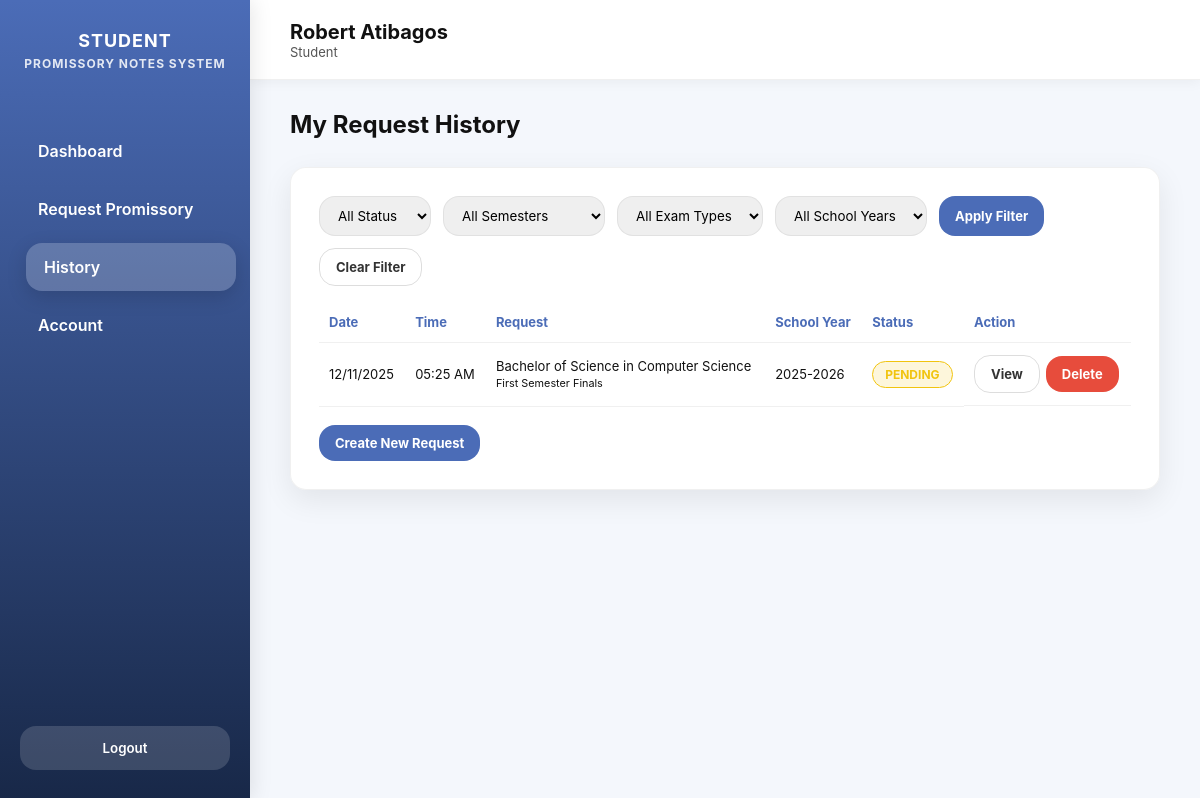
The app's page /student/history (signed in), older data.
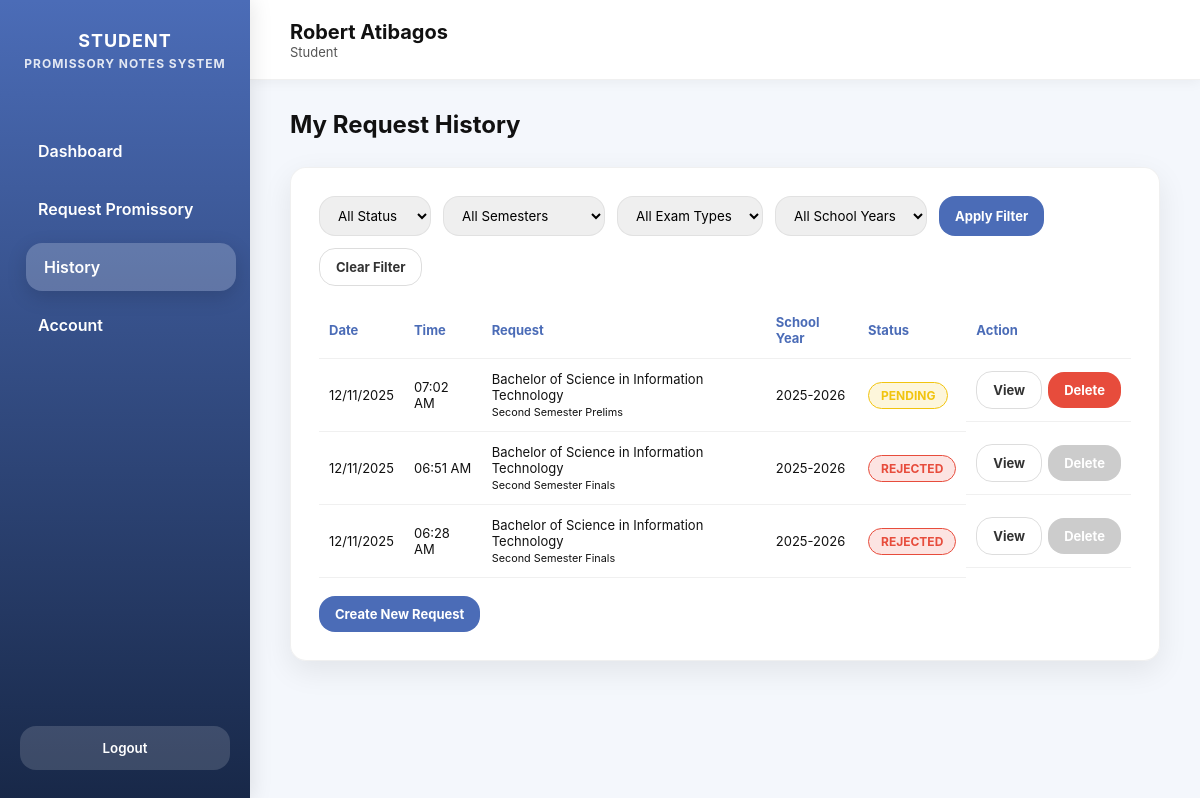
The same page, newer data.
### models.py (models this page shows, shortened)
class PromissoryRequest(db.Model):
    id = db.Column(db.Integer, primary_key=True)
    student_id = db.Column(db.Integer, db.ForeignKey(
        'account.id'), nullable=False)
    student = db.relationship("Account", backref="promissory_requests")
    year_level = db.Column(db.String(20), nullable=False)
    course = db.Column(db.String(100), nullable=False)
    email = db.Column(db.String(100), nullable=False)
    reason_text = db.Column(db.Text)
    reason_doc = db.Column(db.String(255))
    valid_id = db.Column(db.String(255))
    semester_type = db.Column(db.String(50))
    semester = db.Column(db.String(50))
    school_year = db.Column(db.String(20))
    status = db.Column(db.String(20), default="Pending")
    comments = db.Column(db.Text)
    requested_at = db.Column(db.DateTime, default=datetime.utcnow)

### student_routes.py (the view)
@student_bp.route("/history")
@require_role("Student")
def history():
    student = Account.query.get(session["user_id"])
    query = PromissoryRequest.query.filter_by(student_id=student.id)
    for key in ["status", "semester", "semester_type", "school_year"]:
        value = request.args.get(key, "").strip()
        if value:
            query = query.filter(getattr(PromissoryRequest, key) == value)
    requests = query.order_by(PromissoryRequest.requested_at.desc()).all()
    school_years = [sy[0] for sy in db.session.query(PromissoryRequest.school_year)
                    .filter_by(student_id=student.id)
                    .distinct()
                    .order_by(PromissoryRequest.school_year.desc())
                    .all()]
    return render_template(
        "student/history.html",
        student=student,
        requests=requests,
        school_years=school_years
    )

### app.py (called while the page is built)
@app.before_request
def protect_admin_routes():
    if request.path.startswith("/admin"):
        if "user_id" not in session or session.get("role") != "Admin":
            flash("Admin access required.", "danger")
            return redirect(url_for("login"))

### models.py (called while the page is built)
    @property
    def role(self):
        return self._role

    @property
    def status(self):
        return self._status

### student_routes.py (called while the page is built)
def require_role(role=None):
    def wrapper(func):
        @wraps(func)
        def decorated(*args, **kwargs):
            user_id = session.get("user_id")
            if not user_id:
                flash("Please log in first.", "warning")
                return redirect(url_for("login"))
            user = Account.query.get(user_id)
            if not user or user.status == "Inactive":
                flash("Your account is inactive. Please contact the admin.", "danger")
                return redirect(url_for("student.inactive_notice"))
            if role and user.role != role:
                flash("Access denied.", "danger")
                return redirect(url_for("login"))
            return func(*args, **kwargs)
        return decorated
    return wrapper

### templates/student/history.html (shortened to what the changed rows need)
<!doctype html>
<html lang="en">
<head>
</head>
<body>
  <div class="app">
    <main class="main">
      <div class="content">
        <h2>My Request History</h2>
        <div class="card">
          <table class="history-table">
            <thead>
              <tr>
                <th>Date</th>
                <th>Time</th>
                <th>Request</th>
                <th>School Year</th>
                <th>Status</th>
                <th>Action</th>
              </tr>
            </thead>
            <tbody>
              {% for req in requests %}
                <tr>
                  <td>{{ req.requested_at.strftime('%m/%d/%Y') }}</td>
                  <td>{{ req.requested_at.strftime('%I:%M %p') }}</td>
                  <td>{{ req.program or req.course }}<br><small>{{ req.semester or "N/A" }} {{ req.semester_type or "" }}</small></td>
                  <td>{{ req.school_year or "N/A" }}</td>
                  <td>
                    <span class="status-badge {% if req.status == 'Pending' %}status-pending{% elif req.status == 'Approved' %}status-approved{% else %}status-rejected{% endif %}">
                      {{ req.status.upper() }}
                    </span>
                  </td>
                  <td style="display:flex; gap:6px; align-items:center;">
                    <a href="{{ url_for('student.view_request', request_id=req.id) }}" class="btn btn-ghost">View</a>
                    <form method="POST" action="{{ url_for('student.delete_request', request_id=req.id) }}" style="display:inline;"
                          {% if req.status != 'Pending' %}onsubmit="return false;"{% else %}onsubmit="return confirm('Are you sure you want to delete this pending request?');"{% endif %}>
                      <button type="submit" class="btn" style="background-color: {% if req.status == 'Pending' %}var(--danger){% else %}#ccc{% endif %}; color:#fff;" {% if req.status != 'Pending' %}disabled{% endif %}>
                        Delete
                      </button>
                    </form>
                  </td>
                </tr>
              {% else %}
                <tr>
                  <td colspan="5" style="text-align:center;">No requests found.</td>
                </tr>
              {% endfor %}
            </tbody>
          </table>
        </div>
      </div>
    </main>
  </div>
</body>
</html>

Row changes from the older to the newer data that the page shows:
added PromissoryRequest: requested_at "12/11/2025", requested_at "07:02 AM", course "Bachelor of Science in Information Technology", semester "Second Semester", semester_type "Prelims", school_year "2025-2026", status "PENDING"
added PromissoryRequest: requested_at "12/11/2025", requested_at "06:51 AM", course "Bachelor of Science in Information Technology", semester "Second Semester", semester_type "Finals", school_year "2025-2026", status "REJECTED"
changed PromissoryRequest (number 3 of 3 on the later page): requested_at "05:25 AM" → "06:28 AM"; course "Bachelor of Science in Computer Science" → "Bachelor of Science in Information Technology"; semester "First Semester" → "Second Semester"; status "PENDING" → "REJECTED"
